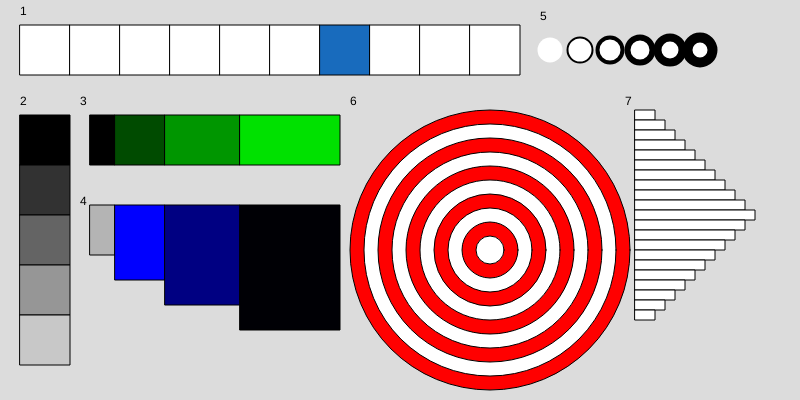
Frame 1 (no input)
Frame 60 (no input): identical to frame 1, image omitted
Frame 120 (the mouse pressed at the canvas centre since frame 60): identical to frame 1, image omitted

The p5.js sketch that drew this single still picture (run headless with seeded random() and noise() and a simulated clock; from frame 60 on, the mouse is pressed at the canvas centre):

// p5.js sketch
// ── sketch.js
function setup() {
  createCanvas(800, 400);
  for (let i = 0; i < 10; i++) {
    //deze code herhaalt zich totdat het is 10
  }
}


function draw() {
  background(220);
  strokeWeight(1)
  fill(0)
  //nummers voor alles
  text("1", 20, 15)
  text("2", 20, 105)
  text("3", 80, 105)
  text("4", 80, 205)
  text("5", 540, 20)
  text("6", 350, 105)
  text("7", 625, 105)

  //1
  fill(255)
  for (let i = 0; i < 10; i++) {
    square(20 + (i * 50), 25, 50)
    if (i == 5) { // you can use if statements in for loops
      fill('#186bbd')
    } else fill(255)
  }

  //2
  for (let i = 0; i < 5; i++) {
    fill(0 + (50 * i))
    square(20, 115 + (i * 50), 50)
  }


  //3
  let x = 90;
  let width = 25;
  for (let i = 0; i < 4; i++) {
    fill(0, 0 + (i * 75), 0)
    rect(x, 115, width, 50);
    x += width;// je kan ook andere berekening doen in een for 
    width += 25;
  }


  fill(180)
  //4
  x = 90;
  width = 25;
  let y = 205;
  let height = 50
  for (let i = 0; i < 4; i++) {
    rect(x, y, width, height)
    x += width
    width += 25
    height += 25
    fill(0, 0, 255 - (i * 125))
  }

  //5

  fill(255)

  for (let i = 0; i < 6; i++) {
    strokeWeight(2 * i)
    circle(550 + (30 * i), 50, 25)
  }

  strokeWeight(1)
  //6
  for (let i = 0; i < 10; i++) {
    if (i == 0 || i == 2 || i == 4 || i == 6 || i == 8) { //er is well een meer schoonere methode met booleans maar ik weet ze niet.
      fill(255, 0, 0)
    } else fill(255)
    circle(490, 250, 280 - (28 * i))
  }

  //7
  
  height = 20
  y = 110 //alle variabelen reseten voor dit
  for (let i = 0; i < 21; i++) { //checkt wanneer i kleiner is dan 21
    rect(635 , y + (i * 10), height, 10) //zat wel vast hier
    if(i >= 10){ // kleine belangerijke punt is dat i het meerdere dingen op een elkaar doet
      height -= 10
    }
    else height += 10
  }

}
